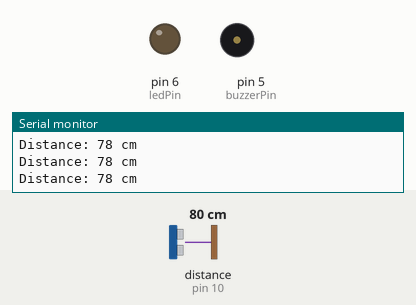
The sketch below on a simulated Arduino Uno, built with avr-gcc and run on an emulated ATmega328P. Shown: output pins drawn as LEDs (lit = HIGH), buzzer (waves = sounding, pin HIGH), the last lines printed to the serial monitor. Wiring (inferred from the names in the program): ultrasonic range finder: trigger pin 9; echo pin 10. Inputs (shaded band) come from the test bench; at power-on: distance to the obstacle (sensor on pin 10) 80 cm. The echo pulse lasts 58.3 µs per cm; pins used as bus, display or sensor lines are not drawn.

Above: at 1.2 s.
1.3 s: distance to the obstacle (sensor on pin 10) set to 29 cm
2.8 s: distance to the obstacle (sensor on pin 10) set to 24 cm
At 3.5 s:
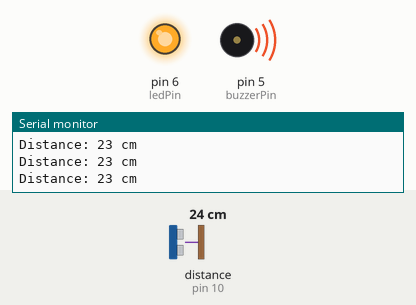
4.4 s: distance to the obstacle (sensor on pin 10) set to 35 cm
At 4.9 s:
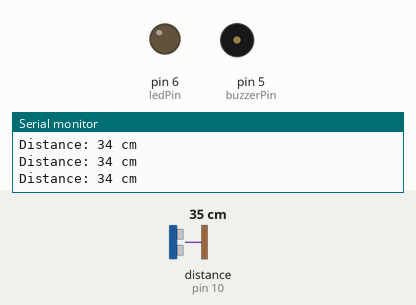
6.0 s: distance to the obstacle (sensor on pin 10) set to 2 cm
At 6.5 s:
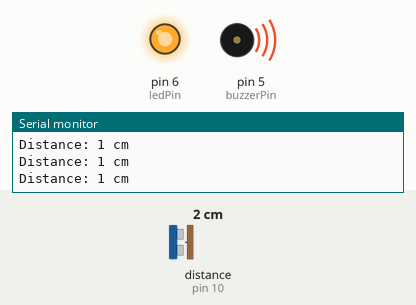
Timing chart, 0 to 8.6 s (numbered marks = the images above; inputs shaded):
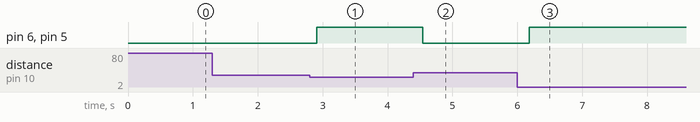

Measured:
- the behaviour switches between 26 and 25 cm on distance to the obstacle (sensor on pin 10) (found by bisection; images 0 and 1)
- after the input at 2.8 s, pin 6 (ledPin), pin 5 (buzzerPin): LOW → HIGH after 0.11 s
- after the input at 4.4 s, pin 6 (ledPin), pin 5 (buzzerPin): HIGH → LOW after 0.14 s
- after the input at 6.0 s, pin 6 (ledPin), pin 5 (buzzerPin): LOW → HIGH after 0.19 s

The sketch:

Smart_blind_stick.ino
```cpp
// Define pins for the ultrasonic sensor
const int trigPin = 9;
const int echoPin = 10;

// Define pins for the buzzer and LED
const int buzzerPin = 5;
const int ledPin = 6;

// Variables to store the distance measurements
long duration;
int distanceCm, distanceInch;

void setup() {
  // Initialize serial communication at 9600 baud
  Serial.begin(9600);

  // Set the trigger pin as an output and the echo pin as an input
  pinMode(trigPin, OUTPUT);
  pinMode(echoPin, INPUT);

  // Set the buzzer and LED pins as outputs
  pinMode(buzzerPin, OUTPUT);
  pinMode(ledPin, OUTPUT);
}

void loop() {
  // Clear the trigger pin
  digitalWrite(trigPin, LOW);
  delayMicroseconds(2);

  // Send a 10 microsecond pulse to trigger the sensor
  digitalWrite(trigPin, HIGH);
  delayMicroseconds(10);
  digitalWrite(trigPin, LOW);

  // Measure the duration of the pulse from the echo pin
  duration = pulseIn(echoPin, HIGH);

  // Calculate distance in centimeters and inches
  distanceCm = duration * 0.034 / 2;
  distanceInch = duration * 0.0133 / 2;

  // Print the distance to the Serial Monitor
  Serial.print("Distance: ");
  Serial.print(distanceCm);
  Serial.println(" cm");

  // Delay for stability
  delay(100);

  // Control the buzzer and LED based on distance
  if (distanceCm < 25) { // Change the threshold value as needed
    digitalWrite(buzzerPin, HIGH); // Turn the buzzer on
    digitalWrite(ledPin, HIGH);    // Turn the LED on
  } else {
    digitalWrite(buzzerPin, LOW);  // Turn the buzzer off
    digitalWrite(ledPin, LOW);     // Turn the LED off
  }
}
```
